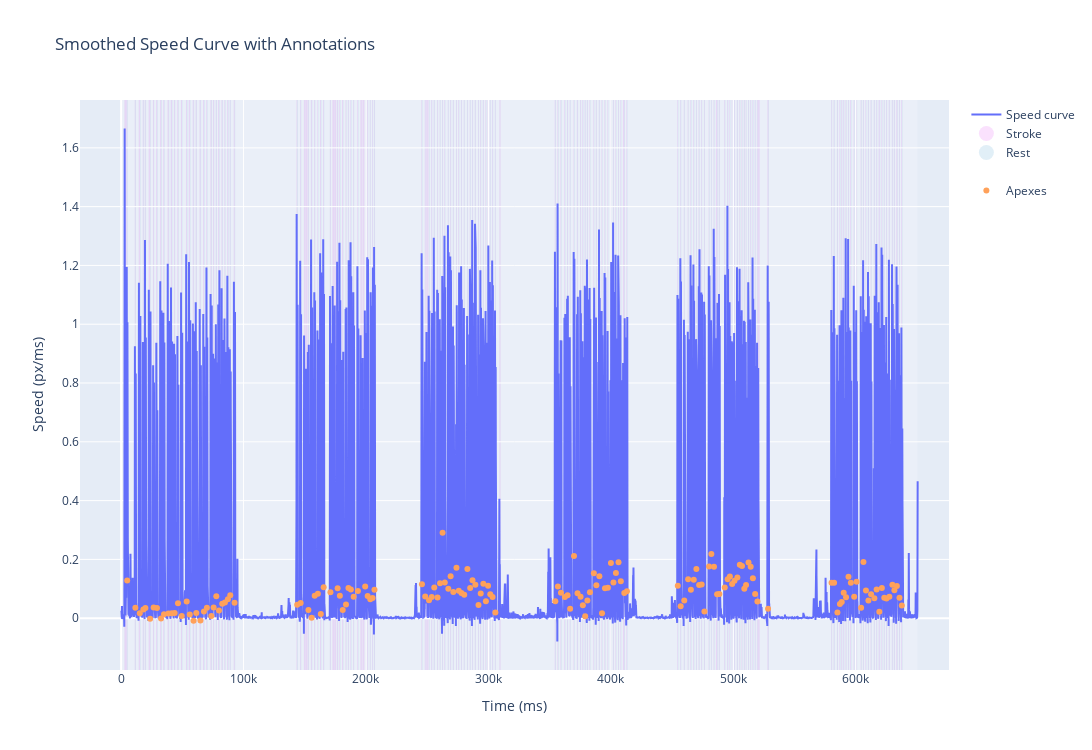

Here is the notebook cell this chart was saved with:
### Code cell
fig = go.Figure()
fig.add_trace(go.Scatter(
    x=data['time_ms'], 
    y=data['speed_smooth'], 
    mode='lines',
    name='Speed curve'
))

data['phase_change'] = data['phase'].shift() != data['phase']
data['Group'] = data['phase_change'].cumsum()
interval_df = data.groupby(['Group', 'phase']).agg(Start=('time_ms', 'min'), End=('time_ms', 'max')).reset_index()

shapes = []
for _, row in interval_df.iterrows():
    shapes.append(dict(
        type="rect",
        xref="x", yref="paper",
        x0=row['Start'], x1=row['End'],
        y0=0, y1=1,
        fillcolor=COLORS[row['phase']],
        opacity=0.85,
        layer="below",
        line_width=0,
    ))

for phase in COLORS.keys():
    fig.add_trace(go.Scatter(
        x=[None], y=[None],
        mode='markers',
        marker=dict(size=15, color=COLORS[phase]),
        showlegend=True,
        name=phase,
    ))

apex_df = data[data['apex'] == 'AX']
fig.add_trace(go.Scatter(
    x=apex_df['time_ms'], 
    y=apex_df['speed_smooth'], 
    mode='markers',
    name='Apexes'
))

fig.update_xaxes(title_text='Time (ms)')
fig.update_yaxes(title_text='Speed (px/ms)')
fig.update_layout(showlegend=True, shapes=shapes)
fig.update_layout(title_text='Smoothed Speed Curve with Annotations')
fig.update_layout(width=1250, height=750)
fig.show()
